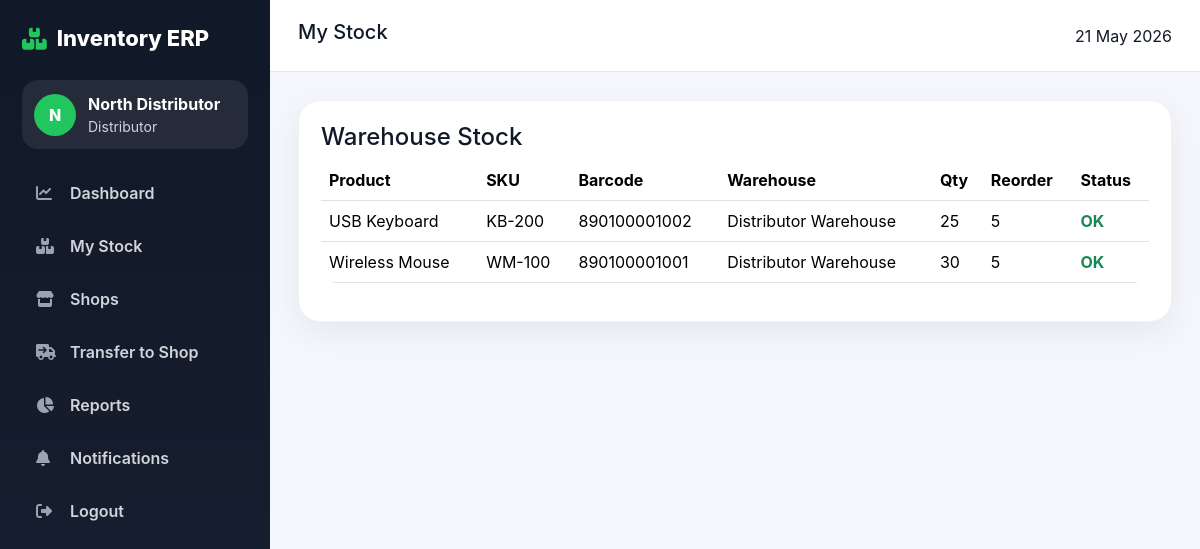
Screenshot of /distributor/stock.php (signed in) with the database file from the repository.
### tables this page shows
CREATE TABLE stock(id INT AUTO_INCREMENT PRIMARY KEY, product_id INT, warehouse_id INT, owner_id INT, owner_role VARCHAR(30), quantity INT DEFAULT 0, reorder_level INT DEFAULT 5, UNIQUE KEY uniq_stock(product_id, warehouse_id, owner_id));

CREATE TABLE products(id INT AUTO_INCREMENT PRIMARY KEY, name VARCHAR(150), sku VARCHAR(80), barcode VARCHAR(80), category_id INT, description TEXT, purchase_price DECIMAL(10,2), sale_price DECIMAL(10,2), gst_percent DECIMAL(5,2) DEFAULT 18, created_by INT, supplier_id INT, status ENUM('active','inactive') DEFAULT 'active', created_at TIMESTAMP DEFAULT CURRENT_TIMESTAMP);

CREATE TABLE warehouses(id INT AUTO_INCREMENT PRIMARY KEY, name VARCHAR(120), location VARCHAR(200), owner_id INT, owner_role VARCHAR(30), created_at TIMESTAMP DEFAULT CURRENT_TIMESTAMP);

### distributor/stock.php (the view)
<?php require_once '../includes/auth.php'; require_role(['distributor','shop']); $page_title='My Stock'; $uid=(int)$_SESSION['user_id']; include '../includes/header.php'; include '../includes/sidebar.php'; $q=mysqli_query($conn,"SELECT s.*,p.name,p.sku,p.barcode,p.sale_price,p.gst_percent,w.name warehouse FROM stock s JOIN products p ON p.id=s.product_id JOIN warehouses w ON w.id=s.warehouse_id WHERE s.owner_id=$uid ORDER BY p.name"); ?>
<div class="card-box"><h4>Warehouse Stock</h4><table class="table"><tr><th>Product</th><th>SKU</th><th>Barcode</th><th>Warehouse</th><th>Qty</th><th>Reorder</th><th>Status</th></tr><?php while($r=mysqli_fetch_assoc($q)){ ?><tr><td><?php echo $r['name']; ?></td><td><?php echo $r['sku']; ?></td><td><?php echo $r['barcode']; ?></td><td><?php echo $r['warehouse']; ?></td><td><?php echo $r['quantity']; ?></td><td><?php echo $r['reorder_level']; ?></td><td><?php echo $r['quantity'] <= $r['reorder_level'] ? '<span class="text-danger fw-bold">Low</span>' : '<span class="text-success fw-bold">OK</span>'; ?></td></tr><?php } ?></table></div><?php include '../includes/footer.php'; ?>

### assets/css/style.css (style rules this page uses)
:root { --dark:#111827;--dark2:#1f2937;--green:#22c55e;--bg:#f4f6fb;--text:#111827;--muted:#6b7280;--card:#fff; }
* { box-sizing:border-box }
body { margin:0;font-family:Inter,Segoe UI,Arial,sans-serif;background:var(--bg);color:var(--text) }
.card-box { background:var(--card);border-radius:22px;box-shadow:0 10px 30px rgba(15,23,42,.06);padding:22px;border:1px solid #eef2f7 }
.table { background:#fff;border-radius:16px;overflow:hidden }

### rows the page displays
stock: product.name "USB Keyboard", product.sku "KB-200", product.barcode "890100001002", warehouse.name "Distributor Warehouse", quantity "25", reorder_level "5", shows "OK"
stock: product.name "Wireless Mouse", product.sku "WM-100", product.barcode "890100001001", warehouse.name "Distributor Warehouse", quantity "30", reorder_level "5", shows "OK"

### other values shown
substr($_SESSION['name'] ?? 'U',0,1) "N"
$_SESSION['name'] "North Distributor"
$role "Distributor"
$text "Dashboard My Stock Shops Transfer to Shop Reports Notifications Logout"
$page_title "My Stock"
